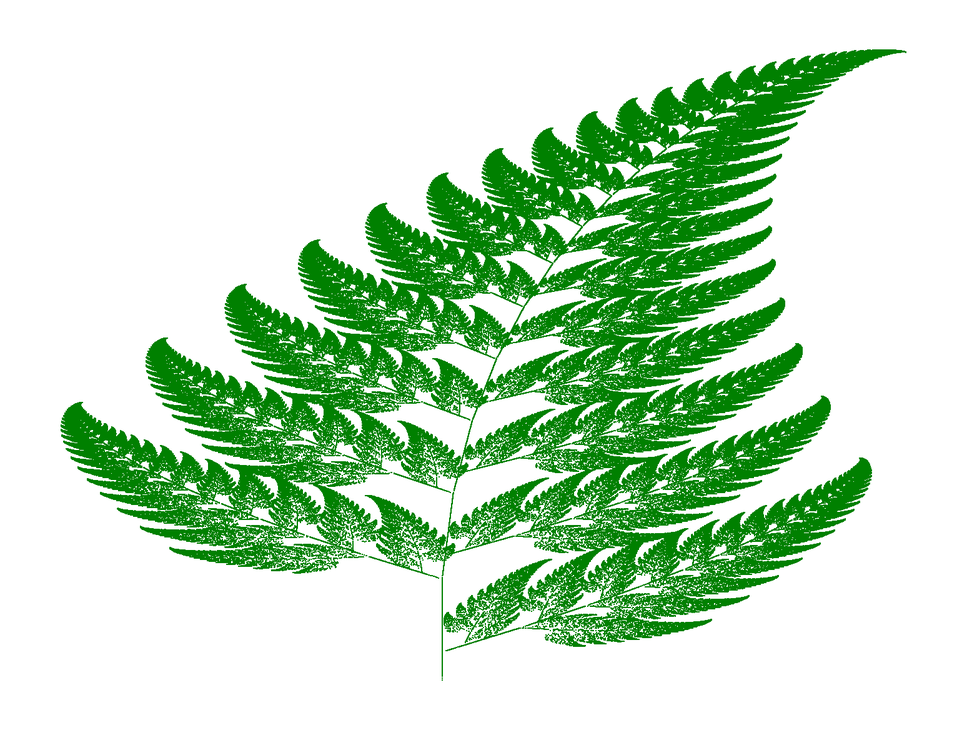
#> input picture learning-projects/Ben/tests_with_barnsleys_fern/fern.png, 967 x 730 px, shrunk from 1548 x 1168 before the run, given in place of the camera
$ python optic_flow_demo_commented.py farneback
#> lines starting #> are read from the running program, lines starting #| are printed output that depends on the picture; after the words box and inside, x2 and y2 are one past the last pixel; in counts of white or black regions, pixels touching at a corner belong together
# Adapted from https://cocalc.com/github/hackassin/learnopencv/blob/master/Optical-Flow-in-OpenCV/demo.py


## Software Installation:
# conda create -n of-demo python=3.12
# conda activate of-demo
# pip install opencv-python opencv-contrib-python numpy


## Running the Code on the terminal:
# python python optic_flow_demo_commented.py farneback
# python python optic_flow_demo_commented.py lucaskanade
# python python optic_flow_demo_commented.py lucaskanade_dense
# python python optic_flow_demo_commented.py rlof

### The Source Code:

# Importing necessary libraries for the program
# `cv2` is the OpenCV library, which provides functions for image and video processing
# `numpy` is a library for numerical operations, particularly on arrays
# `argparse` is a library for parsing command-line arguments

from argparse import ArgumentParser
import numpy as np
import cv2
import cv2.optflow

# This function calculates dense optical flow using a specified method
# `method` is the optical flow calculation method to be used
# `params` is a list of parameters specific to the chosen method
# `to_gray` is a boolean indicating whether to convert frames to grayscale
def dense_optical_flow(method, params=[], to_gray=False):
    # Capture video from the default camera (webcam)
#> called with to_gray = True
    cap = cv2.VideoCapture(0)
    # Read the first frame from the video capture
    ret, old_frame = cap.read()
#> old_frame is the input picture: shape (730, 967, 3); mean B, G, R 192.3, 223.1, 192.3

    # Initialize an HSV (Hue, Saturation, Value) image with the same shape as the first frame
    hsv = np.zeros_like(old_frame)
    # Set the saturation value to maximum (255) for all pixels
    hsv[..., 1] = 255

    # If grayscale conversion is required
    if to_gray:
        # Convert the first frame to grayscale
        old_frame = cv2.cvtColor(old_frame, cv2.COLOR_BGR2GRAY)
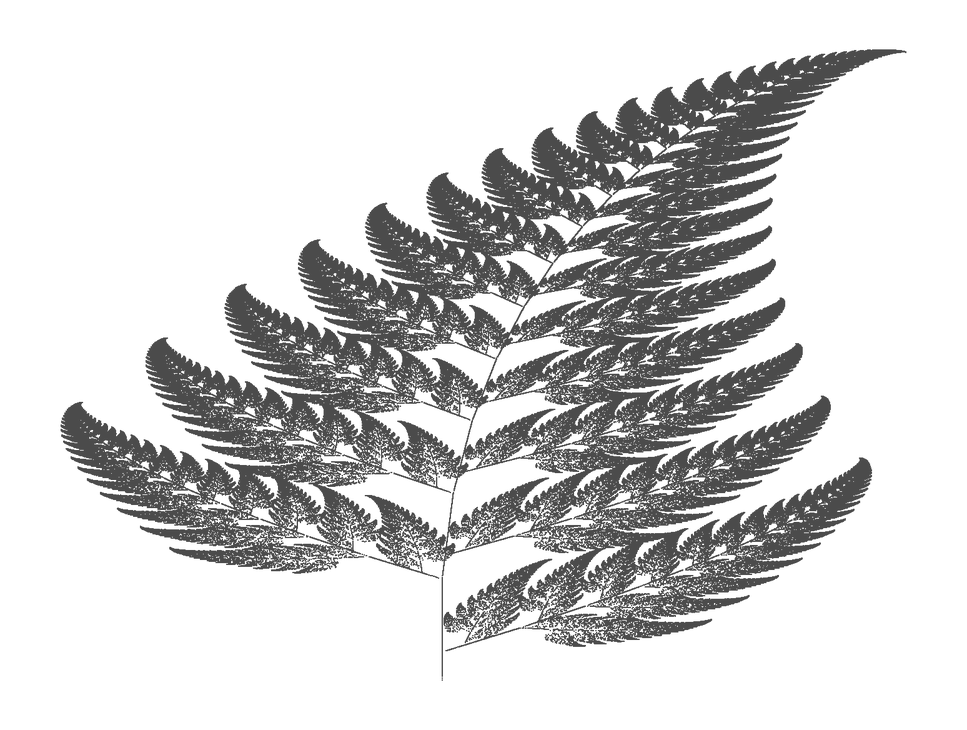
#> old_frame: shape (730, 967); min 52, max 255, mean 210.4

    # Loop to continuously read frames from the video capture
    while True:
        # Read the next frame
        ret, new_frame = cap.read()
        frame_copy = new_frame  # Make a copy of the current frame
        if not ret:  # If reading the frame failed, exit the loop
            break

        # If grayscale conversion is required
        if to_gray:
            # Convert the current frame to grayscale
            new_frame = cv2.cvtColor(new_frame, cv2.COLOR_BGR2GRAY)

        # Calculate optical flow between the old frame and the new frame using the specified method and parameters
        flow = method(old_frame, new_frame, None, *params)

        # Convert the optical flow to polar coordinates (magnitude and angle)
        mag, ang = cv2.cartToPolar(flow[..., 0], flow[..., 1])
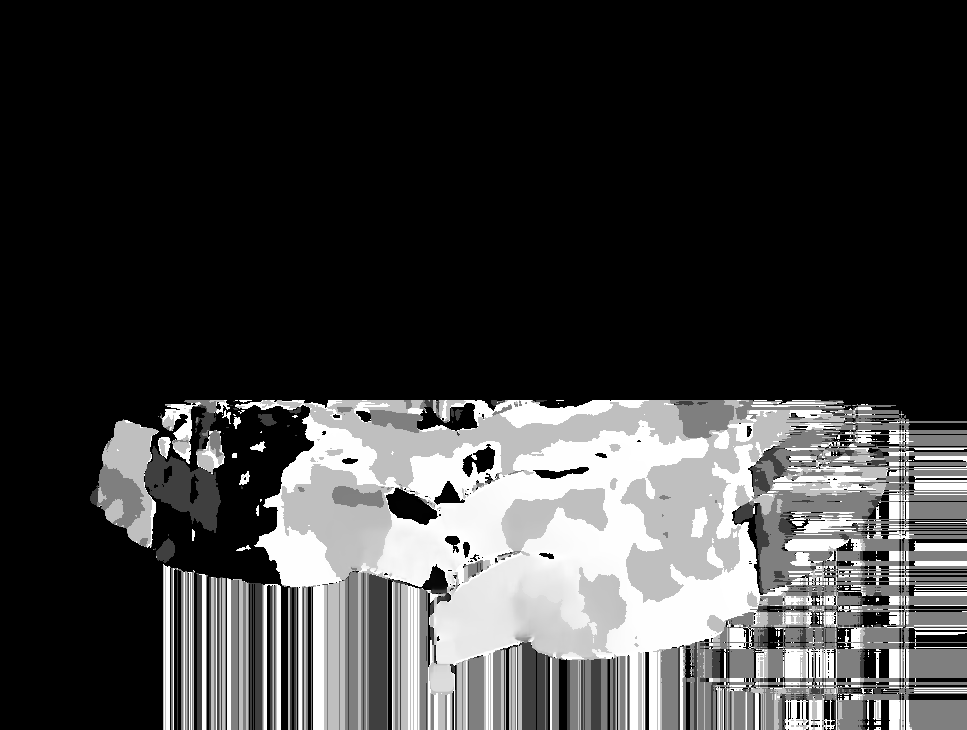
#> ang: shape (730, 967) float32; min 0, max 6.28, mean 1.49; drawn with min black and max white
        # Set the hue of the HSV image to the angle of the optical flow
        hsv[..., 0] = ang * 180 / np.pi / 2
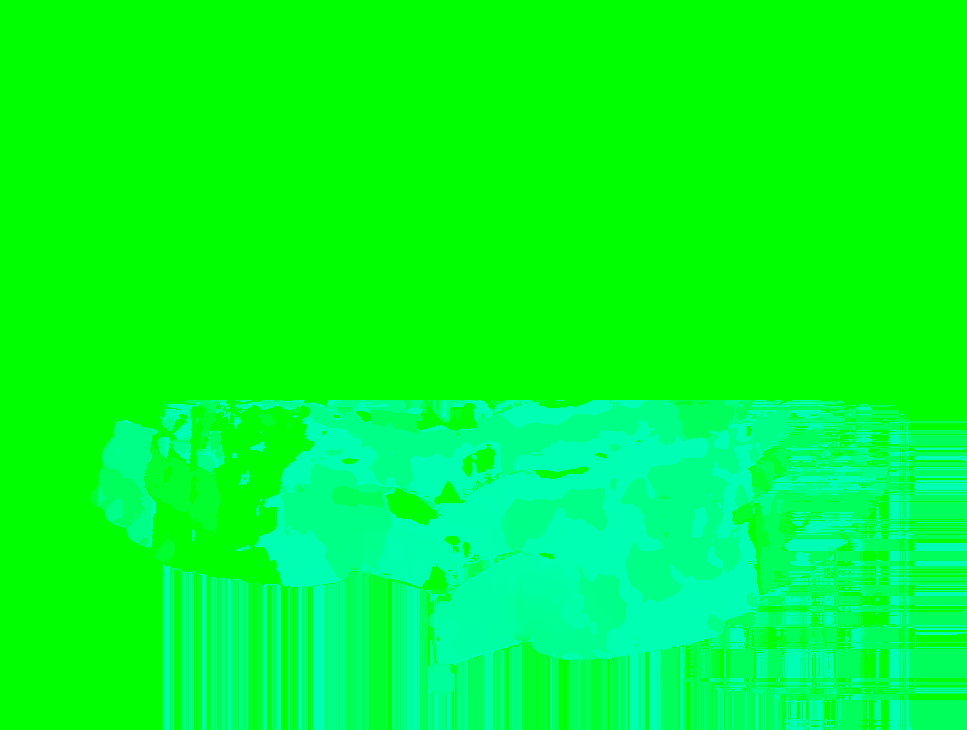
#> hsv: shape (730, 967, 3); mean of channels 0, 1, 2 42.6, 255, 0; drawn as B, G, R
        # Normalize the magnitude of the optical flow and set it to the value channel of the HSV image
        hsv[..., 2] = cv2.normalize(mag, None, 0, 255, cv2.NORM_MINMAX)
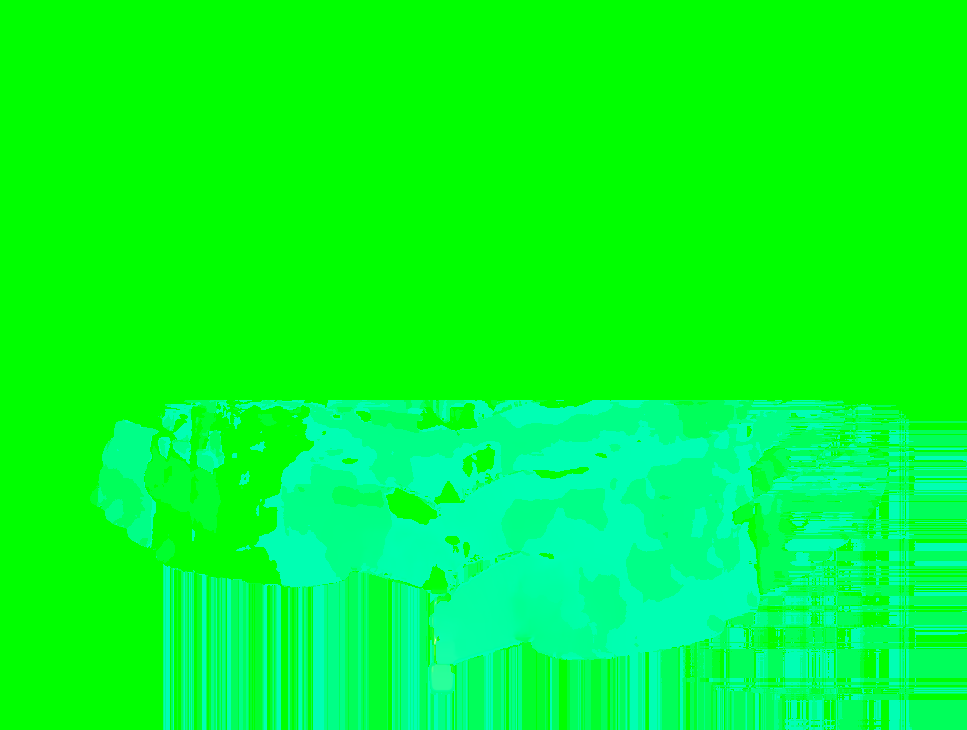
#> hsv: shape (730, 967, 3); 1.01% of pixels changed, all inside (x1, y1, x2, y2) = (425, 562, 518, 691); drawn as B, G, R

        # Convert the HSV image to BGR (Blue, Green, Red) format for display
        bgr = cv2.cvtColor(hsv, cv2.COLOR_HSV2BGR)
        # Display the original frame and the optical flow visualization
        cv2.imshow("frame", frame_copy)
        cv2.imshow("optical flow", bgr)
        k = cv2.waitKey(25) & 0xFF  # Wait for 25 milliseconds for a key press
#> (key Esc is pressed here)
        if k == 27:  # If the 'Esc' key is pressed, exit the loop
            break

        # Update the old frame to the current frame for the next iteration
        old_frame = new_frame

# This function calculates optical flow using the Lucas-Kanade method
# [54 lines left out: function lucas_kanade_method, not called in this run]

# Main function to parse command-line arguments and run the appropriate optical flow method
def main():
    # Create an argument parser to handle command-line arguments
    parser = ArgumentParser()
    parser.add_argument(
        "algorithm",
        choices=["farneback", "lucaskanade", "lucaskanade_dense", "rlof"],
        help="Optical flow algorithm to use",
    )

    # Parse the command-line arguments
    args = parser.parse_args()
    # Check which algorithm is specified and call the corresponding function
    if args.algorithm == "lucaskanade":
        lucas_kanade_method()
    elif args.algorithm == "lucaskanade_dense":
        method = cv2.optflow.calcOpticalFlowSparseToDense
        dense_optical_flow(method, to_gray=True)
    elif args.algorithm == "farneback":
        method = cv2.calcOpticalFlowFarneback
        params = [0.5, 3, 15, 3, 5, 1.2, 0]  # Farneback's algorithm parameters
        dense_optical_flow(method, params, to_gray=True)
    elif args.algorithm == "rlof":
        method = cv2.optflow.calcOpticalFlowDenseRLOF
        dense_optical_flow(method)

# If this script is run as the main program, call the main function
if __name__ == "__main__":
    main()
